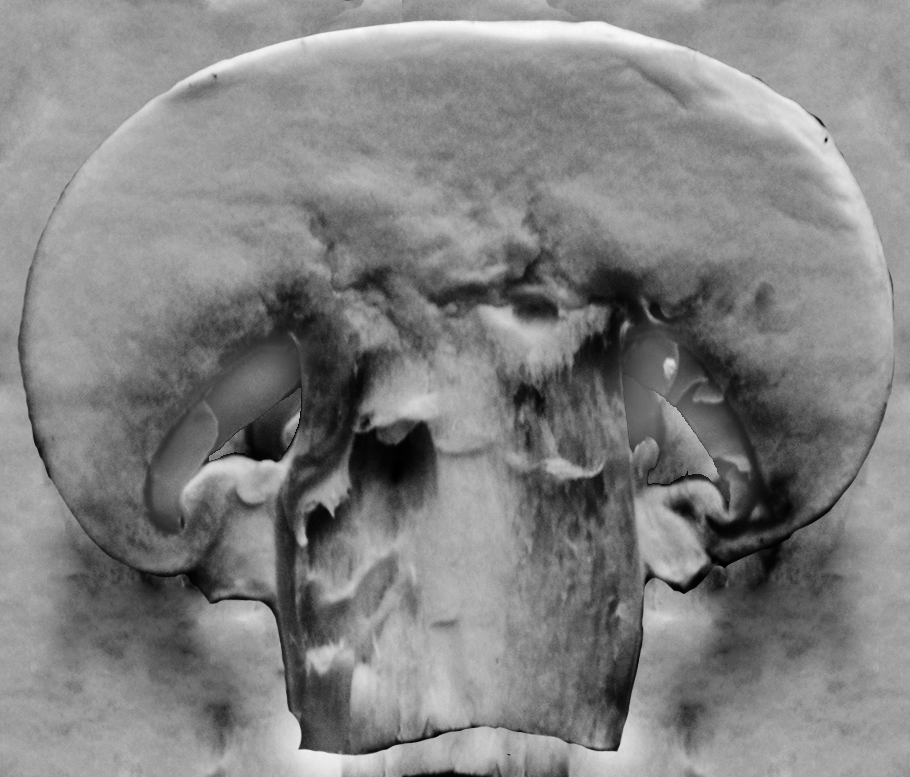
#> input picture modelos/archmodels76_029_champignon-bump.jpg, 910 x 777 px
$ python -i cuia.py   (imports and definitions only)
#> lines starting #> are read from the running program, lines starting #| are printed output that depends on the picture
#> further down, picture is the input picture: shape (777, 910, 3); min 0, max 250, mean 130.1
import cv2
import numpy as np
from matplotlib import pyplot as plt
import time
import os
from threading import Thread

# Para leer una imagen -> nombre_imagen = cv2.imread('nombre_imagen.jpg')
# Para mostrar imágenes -> cv2.imshow('nombre_ventana', nombre_imagen)
# Función que muestra la imagen y permite su cierre dandole a cualquier tecla
# [63 lines left out: functions popup, plot, bestBackend, playWebcam, not called in this run]
# Ejemplo de uso -> webcam = cv2.VideoCapture(myCam, bestCap) -> playWebcam('CAMARA', webcam) -> webcam.release()

# Clase para reproducción de video
class myVideo:
    # [18 lines left out: function __init__, not called in this run]

    def __del__(self):
        self._cap.release()

    def release(self):
        self._cap.release()
        del self

    def isOpened(self):
        return self._cap.isOpened()

    # [36 lines left out: function read, not called in this run]

    def get(self, prop):
        return(self._cap.get(prop))

    # [84 lines left out: functions set, play, alphaBlending, proyeccion, not called in this run]

def histogramahsv(imagen, solotono=True):
#> called with solotono = True
    if solotono:
        hist, (ax1) = plt.subplots(1)
    else:
        hist, (ax1, ax2, ax3) = plt.subplots(1,3)
    framehsv = cv2.cvtColor(imagen, cv2.COLOR_BGR2HSV)
#> framehsv: shape (777, 910, 3); mean H, S, V 0, 0, 130.1
    h, s, v = cv2.split(framehsv)
#> h: shape (777, 910); every value is 0
    histoh = cv2.calcHist( [framehsv], [0], None, [180], [0, 180])
#> histoh = 180 values, max 707070 at index 0, min 0 at index 1, mean 3928.2
    ax1.set_title("Hue")
    ax1.get_yaxis().set_visible(False)
    ax1.plot(histoh)
    if not solotono:
        histos = cv2.calcHist( [framehsv], [1], None, [256], [0, 256])
        ax2.set_title("Sat")
        ax2.get_yaxis().set_visible(False)
        ax2.plot(histos)
        histov = cv2.calcHist( [framehsv], [2], None, [256], [0, 256])
        ax3.set_title("Val")
        ax3.get_yaxis().set_visible(False)
        ax3.plot(histov)
    plt.show()
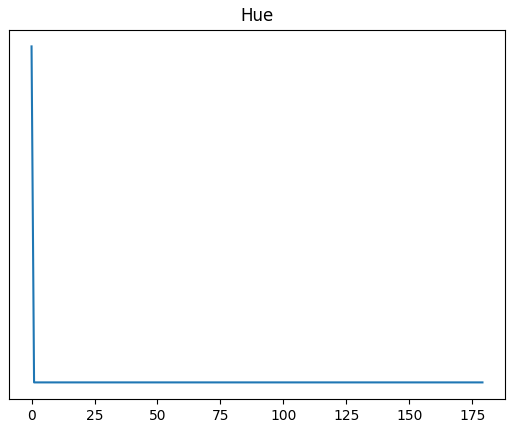
#> figure drawn by matplotlib, 1 panel; curve peaks at x = 0, y = 707070

>>> import cv2
>>> picture = cv2.imread('modelos/archmodels76_029_champignon-bump.jpg')
>>> result = histogramahsv(picture)

$ run again, on modelos/archmodels76_029_sauce-displ.jpg
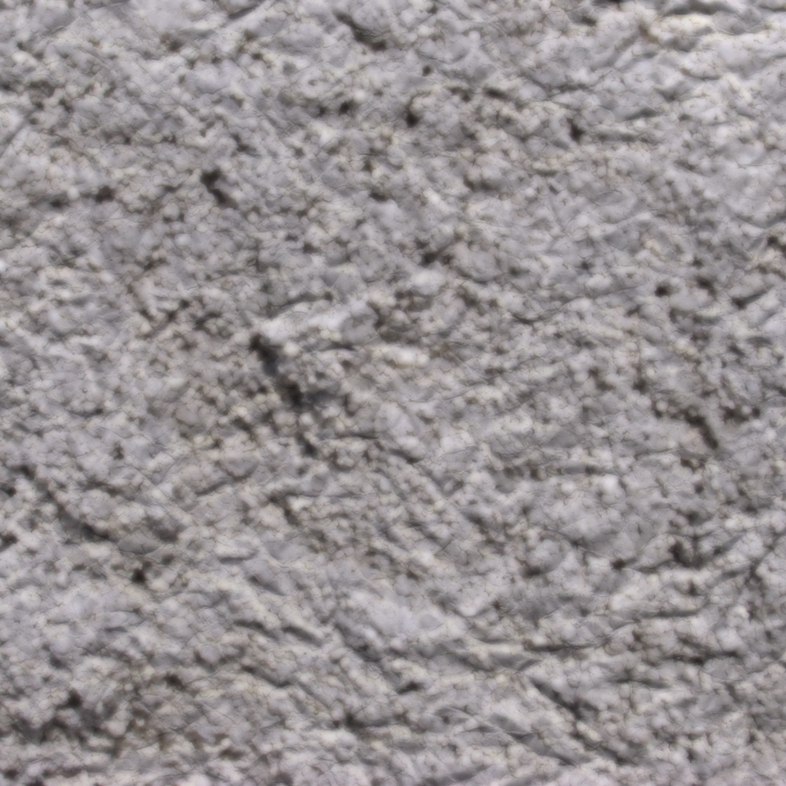
#> input picture modelos/archmodels76_029_sauce-displ.jpg, 786 x 786 px
#> picture is the input picture: shape (786, 786, 3); mean B, G, R 146.8, 145.3, 150.8
#> framehsv: shape (786, 786, 3); mean H, S, V 106.3, 11.4, 151.1
#> in histogramahsv, `h, s, v = cv2.split(framehsv)`:
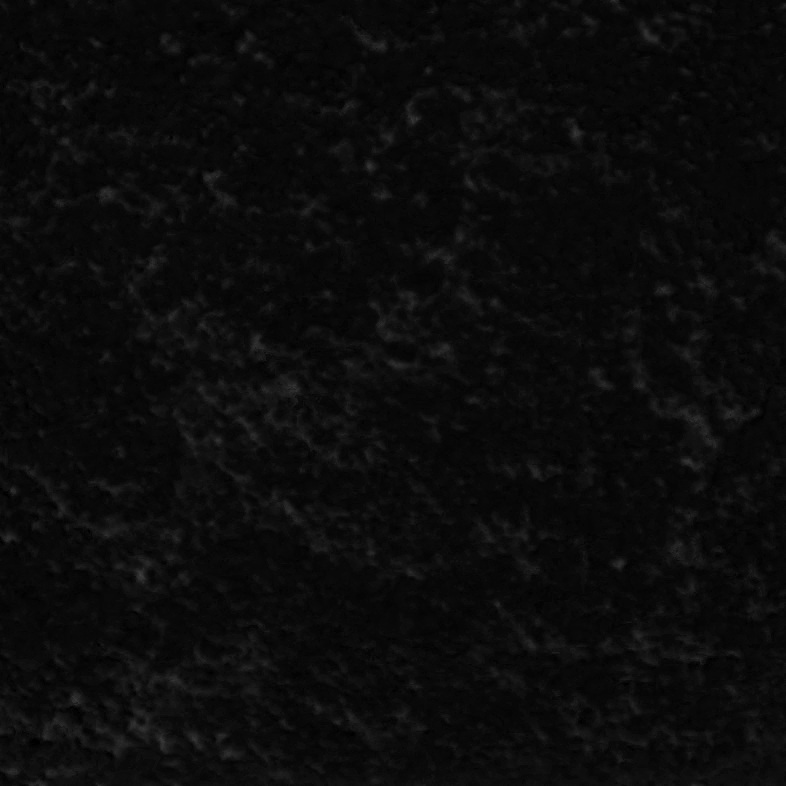
#> s: shape (786, 786); min 0, max 65, mean 11.4
#> histoh = 180 values, max 84294 at index 156, min 0 at index 1, mean 3432.2
#> in histogramahsv, `plt.show()`:
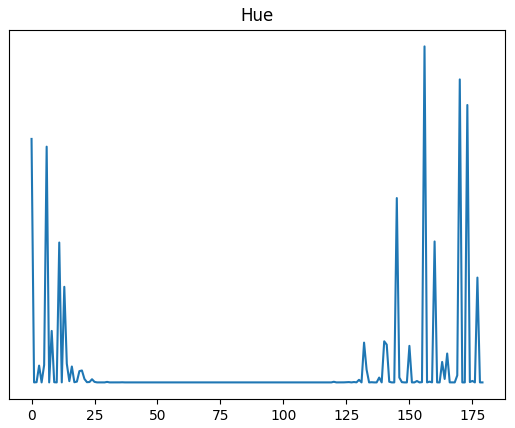
#> figure drawn by matplotlib, 1 panel; curve peaks at x = 156, y = 84294
